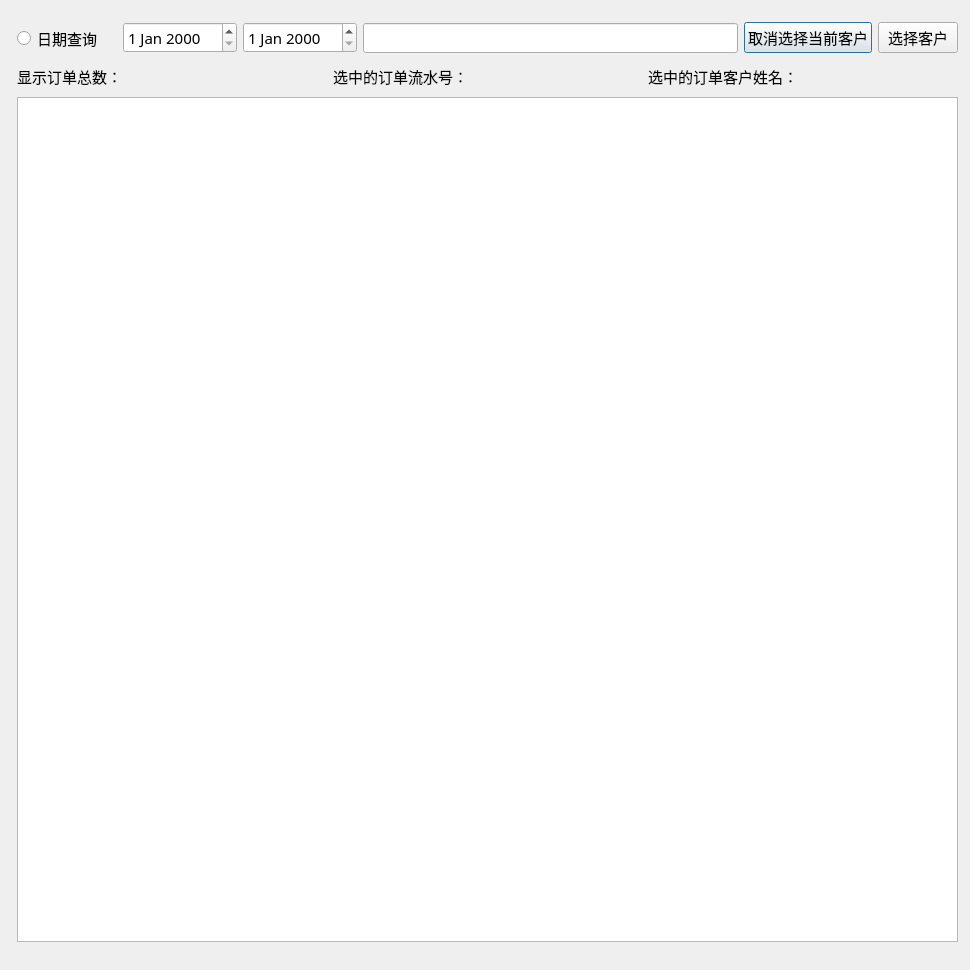
<?xml version="1.0" encoding="UTF-8"?>
<ui version="4.0">
 <class>dlgOrderSearch</class>
 <widget class="QDialog" name="dlgOrderSearch">
  <property name="geometry">
   <rect>
    <x>0</x>
    <y>0</y>
    <width>970</width>
    <height>970</height>
   </rect>
  </property>
  <property name="minimumSize">
   <size>
    <width>970</width>
    <height>970</height>
   </size>
  </property>
  <property name="maximumSize">
   <size>
    <width>970</width>
    <height>970</height>
   </size>
  </property>
  <property name="font">
   <font>
    <family>微软雅黑</family>
   </font>
  </property>
  <property name="windowTitle">
   <string>Dialog</string>
  </property>
  <layout class="QGridLayout" name="gridLayout">
   <item row="0" column="0">
    <widget class="QWidget" name="widget" native="true">
     <property name="maximumSize">
      <size>
       <width>16777215</width>
       <height>16777215</height>
      </size>
     </property>
     <property name="font">
      <font>
       <family>微软雅黑</family>
       <pointsize>11</pointsize>
      </font>
     </property>
     <widget class="QWidget" name="widget_2" native="true">
      <property name="geometry">
       <rect>
        <x>6</x>
        <y>6</y>
        <width>941</width>
        <height>42</height>
       </rect>
      </property>
      <property name="font">
       <font>
        <family>微软雅黑</family>
        <pointsize>11</pointsize>
       </font>
      </property>
      <layout class="QHBoxLayout" name="horizontalLayout">
       <item>
        <widget class="QRadioButton" name="RaDateSearch">
         <property name="minimumSize">
          <size>
           <width>100</width>
           <height>30</height>
          </size>
         </property>
         <property name="font">
          <font>
           <family>微软雅黑</family>
           <pointsize>11</pointsize>
          </font>
         </property>
         <property name="text">
          <string>日期查询</string>
         </property>
        </widget>
       </item>
       <item>
        <widget class="QDateEdit" name="DateStart">
         <property name="minimumSize">
          <size>
           <width>100</width>
           <height>30</height>
          </size>
         </property>
         <property name="font">
          <font>
           <family>微软雅黑</family>
           <pointsize>11</pointsize>
          </font>
         </property>
        </widget>
       </item>
       <item>
        <widget class="QDateEdit" name="DateEnd">
         <property name="minimumSize">
          <size>
           <width>100</width>
           <height>30</height>
          </size>
         </property>
         <property name="font">
          <font>
           <family>微软雅黑</family>
           <pointsize>11</pointsize>
          </font>
         </property>
        </widget>
       </item>
       <item>
        <widget class="QLineEdit" name="LeSearch">
         <property name="minimumSize">
          <size>
           <width>0</width>
           <height>30</height>
          </size>
         </property>
         <property name="maximumSize">
          <size>
           <width>16777215</width>
           <height>16777215</height>
          </size>
         </property>
         <property name="font">
          <font>
           <family>微软雅黑</family>
           <pointsize>11</pointsize>
          </font>
         </property>
        </widget>
       </item>
       <item>
        <widget class="QPushButton" name="BtnCancel">
         <property name="minimumSize">
          <size>
           <width>0</width>
           <height>30</height>
          </size>
         </property>
         <property name="font">
          <font>
           <family>微软雅黑</family>
           <pointsize>11</pointsize>
          </font>
         </property>
         <property name="text">
          <string>取消选择当前客户</string>
         </property>
        </widget>
       </item>
       <item>
        <widget class="QPushButton" name="BtnChoseCustomer">
         <property name="minimumSize">
          <size>
           <width>0</width>
           <height>30</height>
          </size>
         </property>
         <property name="font">
          <font>
           <family>微软雅黑</family>
           <pointsize>11</pointsize>
          </font>
         </property>
         <property name="text">
          <string>选择客户</string>
         </property>
        </widget>
       </item>
      </layout>
     </widget>
     <widget class="QWidget" name="layoutWidget">
      <property name="geometry">
       <rect>
        <x>6</x>
        <y>50</y>
        <width>941</width>
        <height>881</height>
       </rect>
      </property>
      <property name="font">
       <font>
        <family>微软雅黑</family>
        <pointsize>11</pointsize>
       </font>
      </property>
      <layout class="QVBoxLayout" name="verticalLayout">
       <item>
        <layout class="QHBoxLayout" name="horizontalLayout_2">
         <item>
          <widget class="QLabel" name="LBCnt">
           <property name="minimumSize">
            <size>
             <width>100</width>
             <height>30</height>
            </size>
           </property>
           <property name="font">
            <font>
             <family>微软雅黑</family>
             <pointsize>11</pointsize>
            </font>
           </property>
           <property name="text">
            <string>显示订单总数：</string>
           </property>
          </widget>
         </item>
         <item>
          <widget class="QLabel" name="LBCurrentOrderID">
           <property name="minimumSize">
            <size>
             <width>100</width>
             <height>30</height>
            </size>
           </property>
           <property name="font">
            <font>
             <family>微软雅黑</family>
             <pointsize>11</pointsize>
            </font>
           </property>
           <property name="text">
            <string>选中的订单流水号：</string>
           </property>
          </widget>
         </item>
         <item>
          <widget class="QLabel" name="LBCurrentCustomerName">
           <property name="minimumSize">
            <size>
             <width>150</width>
             <height>30</height>
            </size>
           </property>
           <property name="font">
            <font>
             <family>微软雅黑</family>
             <pointsize>11</pointsize>
            </font>
           </property>
           <property name="text">
            <string>选中的订单客户姓名：</string>
           </property>
          </widget>
         </item>
        </layout>
       </item>
       <item>
        <widget class="QTableWidget" name="tableWidget">
         <property name="font">
          <font>
           <family>微软雅黑</family>
           <pointsize>11</pointsize>
          </font>
         </property>
         <property name="verticalScrollMode">
          <enum>QAbstractItemView::ScrollPerPixel</enum>
         </property>
         <property name="horizontalScrollMode">
          <enum>QAbstractItemView::ScrollPerPixel</enum>
         </property>
         <attribute name="horizontalHeaderDefaultSectionSize">
          <number>200</number>
         </attribute>
         <attribute name="verticalHeaderVisible">
          <bool>false</bool>
         </attribute>
         <attribute name="verticalHeaderDefaultSectionSize">
          <number>40</number>
         </attribute>
        </widget>
       </item>
      </layout>
     </widget>
    </widget>
   </item>
  </layout>
 </widget>
 <resources/>
 <connections/>
</ui>
